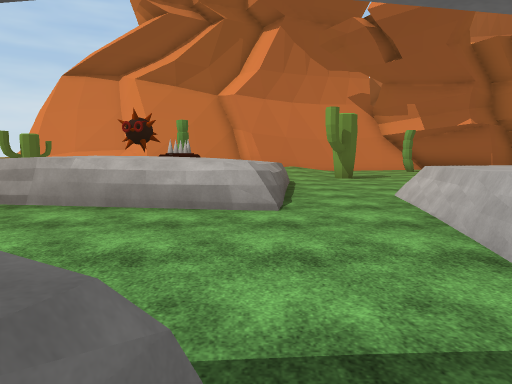
View 1 (above)

14 first-person views from a walk through a 3-D level made in the Unity game engine. The camera is 1.5 m above the floor, tilts 6° down and sees 70° across. The floor is counted in squares, 2 m on a side. Each view is taken from the middle of a square. On the plan, view 1 faces up. The plan holds only what a view shows up to about 11 squares ahead; the rest is blank. The place goes on beyond the plan. The player character is not drawn. Some surface patterns are stand-ins.

View 2
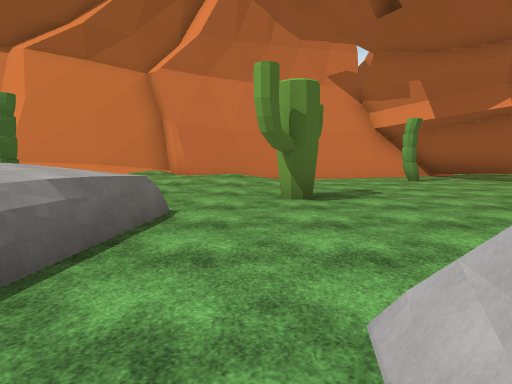

View 3
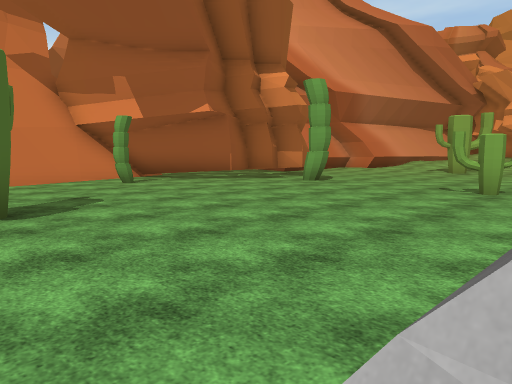

View 4
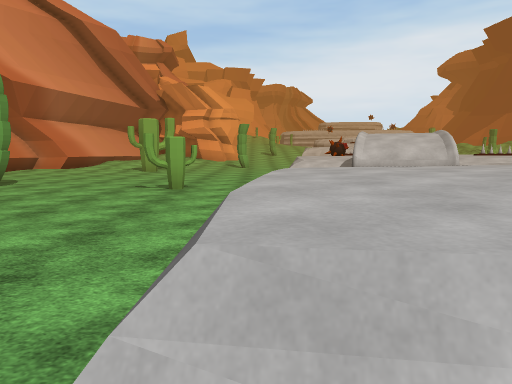

View 5
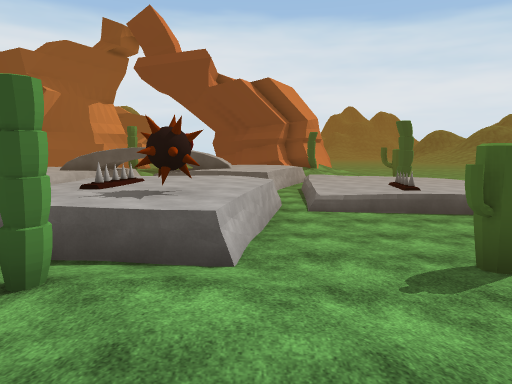

View 6
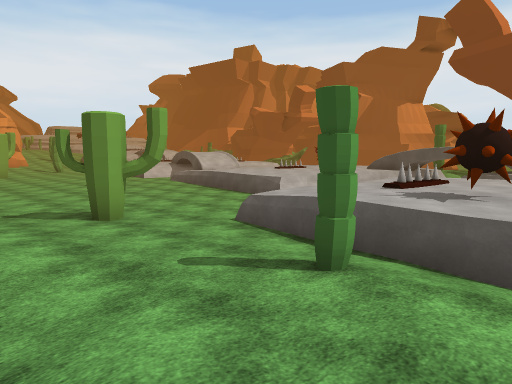

View 7
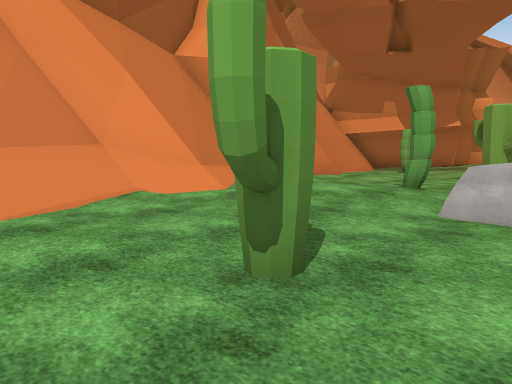

View 8
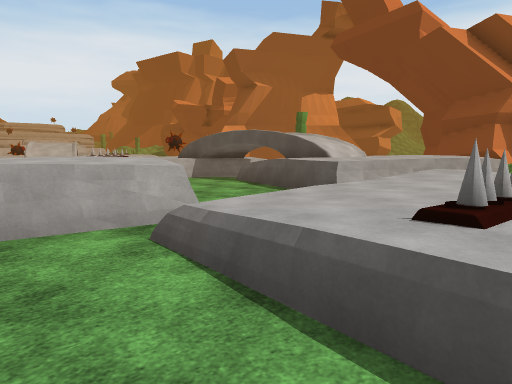

View 9
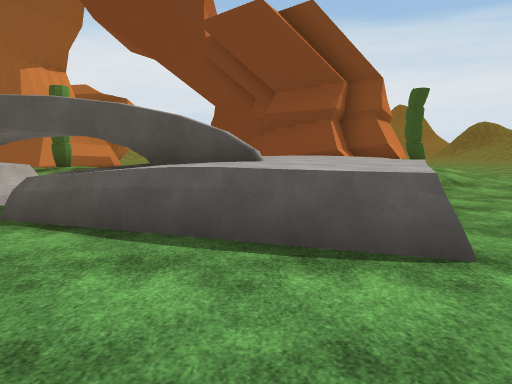

View 10
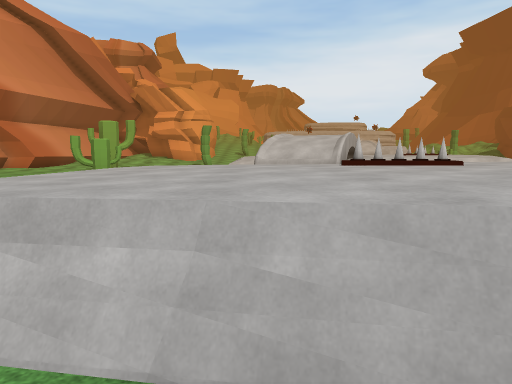

View 11
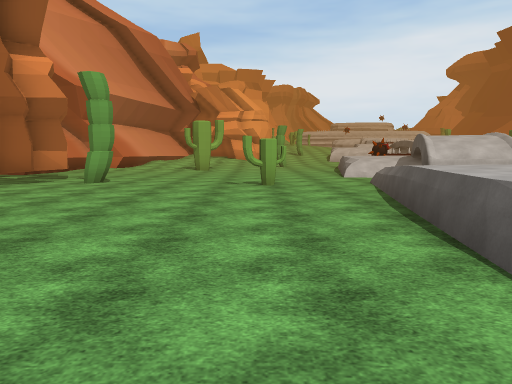

View 12
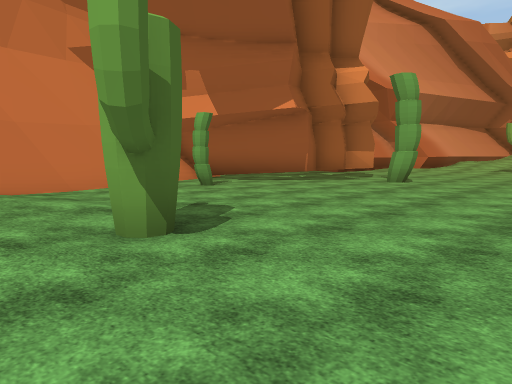

View 13
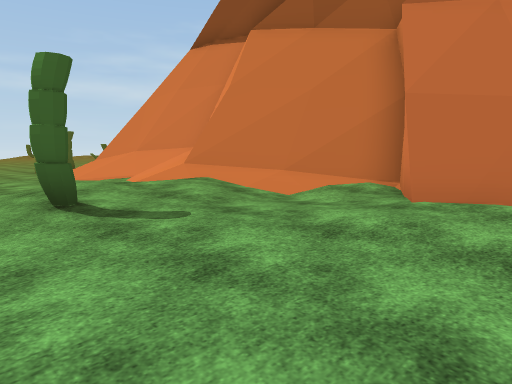

View 14
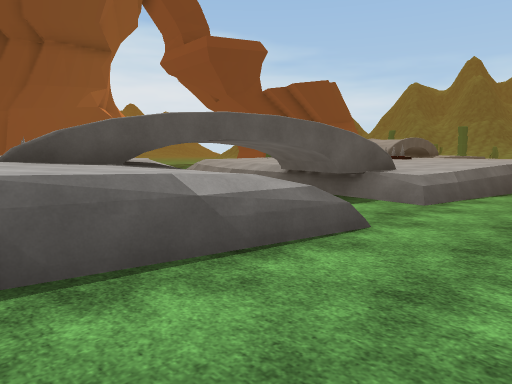

### Floor plan
Key: @ floor where view 1 was taken; # wall or solid block; . main floor; : floor 0.25 m higher than the main floor; + floor 0.5 m higher than the main floor; * floor 1 m higher than the main floor; % floor 1.25 m higher than the main floor; & floor 1.5 m higher than the main floor; / step, stairs or slope; = window, fence, low wall or low ledge; ^ raised ledge; v drop or lower ground; C cactus; O other object.
Columns run from 8 left of view 1 to 16 right of it. Each row starts with its distance up from view 1.
 16 #############...##
 15 /#=###/+###...C..###
 14 ///////:++/........##
 13 ::://+/:::/...........
 12 ::://++:::........C...
 11 ..C://C::.CC..........
 10 .CC:/^^^/.............
  9 ....^O^^^=.............
  8 ....^^OO^.........C....
  7 ^...^^O^^................
  6 OO^=^^^^^..^^^^..........
  5 OO^...^^^..^^^^^^^^..===.
  4 ^^^.......=^^^^^^^#. *##
  3 ^^^.......^^^^O^^^## v
  2  ^^.^^....^^^^O ^^#.
  1   .^^^^==.   ^^  ^^ =/
  0  ..^^^ #@      ^^^/ /%
 -1  .^^^^   #       ^/ %&
 -2 ./^^^^   ##      ^
 -3 /C/
 -4 //
 -5  //#/     CC
 -6  ####

Positions as (right, up) in squares from view 1, and headings:
1: (0, 0), facing up
2: (2, 5), facing up
3: (2, 6), facing up-right
4: (2, 6), facing right
5: (-4, 14), facing down
6: (-4, 14), facing down-right
7: (-8, 9), facing up-right
8: (-8, 8), facing down-right
9: (-3, 5), facing down
10: (1, 4), facing right
11: (1, 8), facing right
12: (1, 8), facing up-right
13: (2, 10), facing up-left
14: (16, 7), facing down-left
